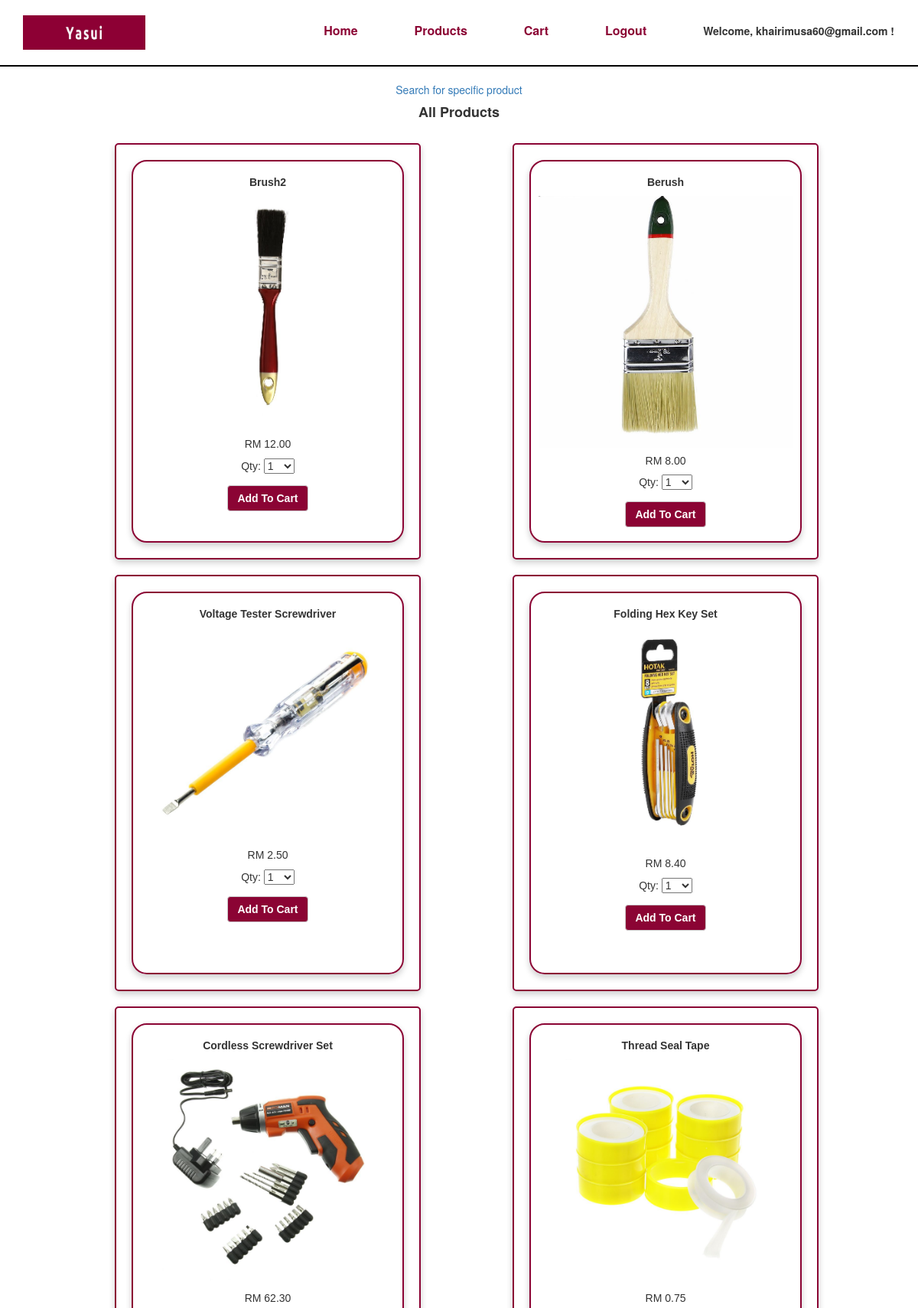
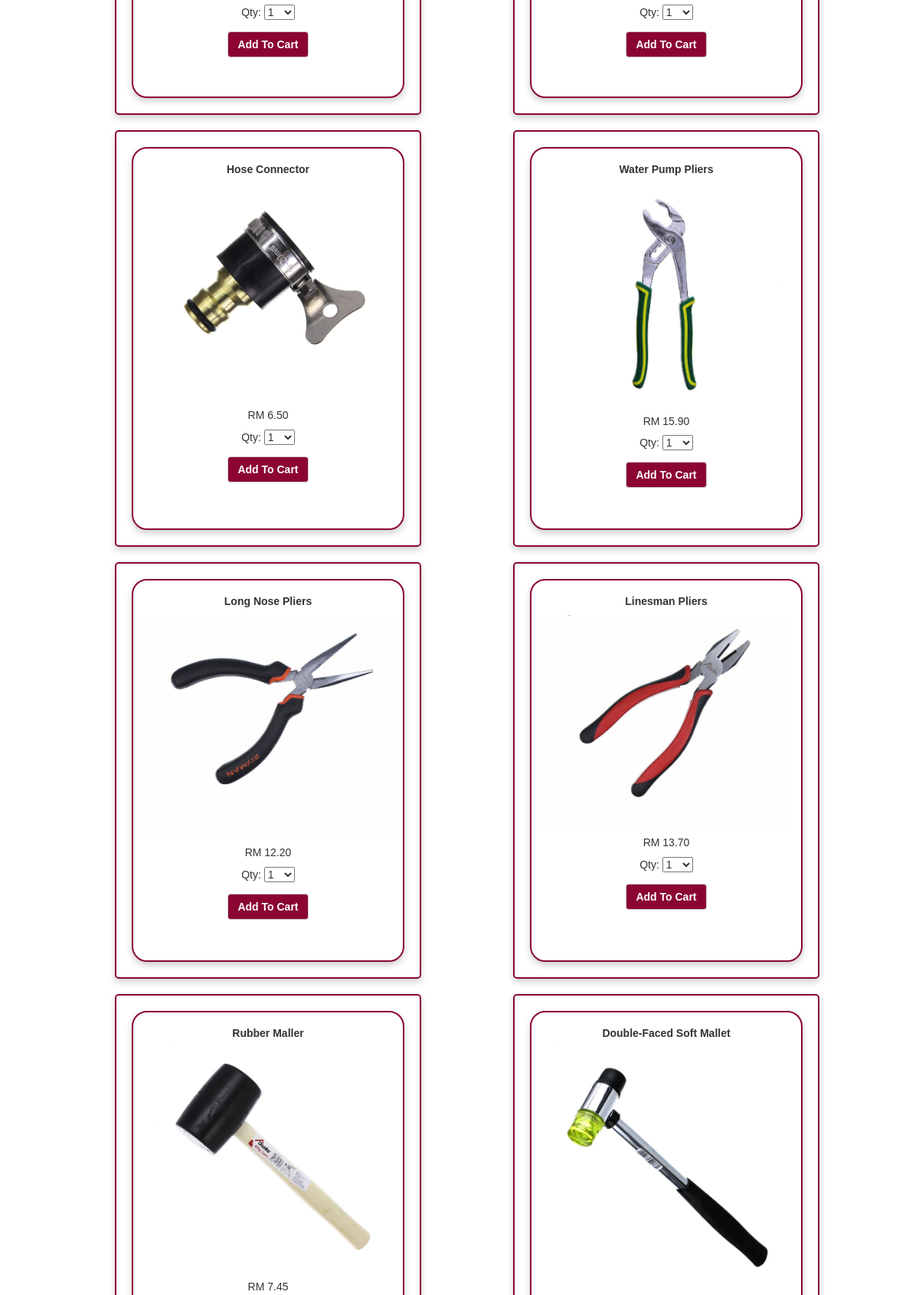
Page /products.php (signed in, upper part) on the committed database (2 pictures, top to bottom).
### tables this page shows
CREATE TABLE `product` (
  `product_id` int(6) NOT NULL,
  `category_id` int(6) NOT NULL,
  `product_name` varchar(45) NOT NULL,
  `detail` varchar(45) NOT NULL,
  `price` float NOT NULL,
  `img_path` varchar(100) NOT NULL
);

### products.php (the view, shortened to what this page needs)
<?php
include './includes/header.php';
require_once 'mysql_connection.php';
?>
<div align="center">
    <a href="productsSearch.php" style="text-decoration: none;">Search for specific product</a>
</div>
<div class="container">
    <p><h4 style="font-weight: 700;text-align: center;">All Products</h4></p>
<br>
<?php
$query = "select * from product ORDER BY product_id DESC";
$result = mysqli_query($dbc, $query);
if (mysqli_num_rows($result) > 0) {
    while ($row = mysqli_fetch_array($result)) {
        $image_path = $row["img_path"];
        $prod_name = $row["product_name"];
        $price = $row["price"];
        ?>
        <form method="post" action="cart.php?add&id=<?php echo $row["product_id"]; ?>">
            <div style="margin: 0 auto;" align="center">
                <div class="card-container">
                    <div class="card">
                        <p><h5 style="font-weight: 500;font-weight: bold;"><?php echo $prod_name; ?></h5></p>
                        <p><img border="2" src="<?php echo $image_path; ?>" style="width: 100%;"/></p>
                        <p><h5 clas="price">RM <?php echo number_format($price, 2); ?></h5></p>
                        <p> Qty: <select style="width: 40px;" name="quantity">
                                <option value="1">1</option>
                            </select>
                        </p>
                        <p><input type="submit" name="add" style="margin-top: 5px;background: #8b0434;font-weight: bold;color:white;" class="btn btn-default" value="Add To Cart"></p>
                    </div>
                </div>
            </div>
        </form>
        <?php
    }
}
?>
</div>
<?php
include './includes/footer.php';
?>

### css/style.css (style rules this page uses)
.container { width: 80%; margin: 0 auto; }
img { max-width: 100%; max-height: 100%; }
* { margin: 0; padding: 0; -moz-box-sizing: border-box; -webkit-box-sizing: border-box; box-sizing: border-box; }
html, body { font-family: Raleway, sans-serif; background-color: #fff; }
.card-container { box-shadow: 0 4px 8px 0 rgba(0,0,0,0.2); border: 2px solid #8b0434; max-width: 400px; max-height: 600px; border-radius: 5px; margin-left: 120px; margin-bottom: 20px; padding: 20px; text-align: center; float: left; }
.card { box-shadow: 0 4px 8px 0 rgba(0, 0, 0, 0.2); border: 2px solid #8b0434; max-width: 400px; height: 500px; text-align: center; font-family: arial; padding: 10px; display: block; border-radius: 20px; display: block; margin: 0 auto; }
* { box-sizing: border-box; }
a { color: #2196F3; }

### rows in the picture
product: product_name "Brush2", img_path (picture), price "12.00"
product: product_name "Berush", img_path (picture), price "8.00"
product: product_name "Voltage Tester Screwdriver", shows a picture, price "2.50"
product: product_name "Folding Hex Key Set", shows a picture, price "8.40"
product: product_name "Cordless Screwdriver Set", shows a picture, price "62.30"
product: product_name "Thread Seal Tape", shows a picture, price "0.75"
product: product_name "Hose Connector", shows a picture, price "6.50"
product: product_name "Water Pump Pliers", shows a picture, price "15.90"
product: product_name "Long Nose Pliers", shows a picture, price "12.20"
product: product_name "Linesman Pliers", shows a picture, price "13.70"
product: product_name "Rubber Maller", shows a picture, price "7.45"
product: product_name "Double-Faced Soft Mallet", shows a picture

### other values in the picture
$_SESSION["username"] "khairimusa60@gmail.com"
